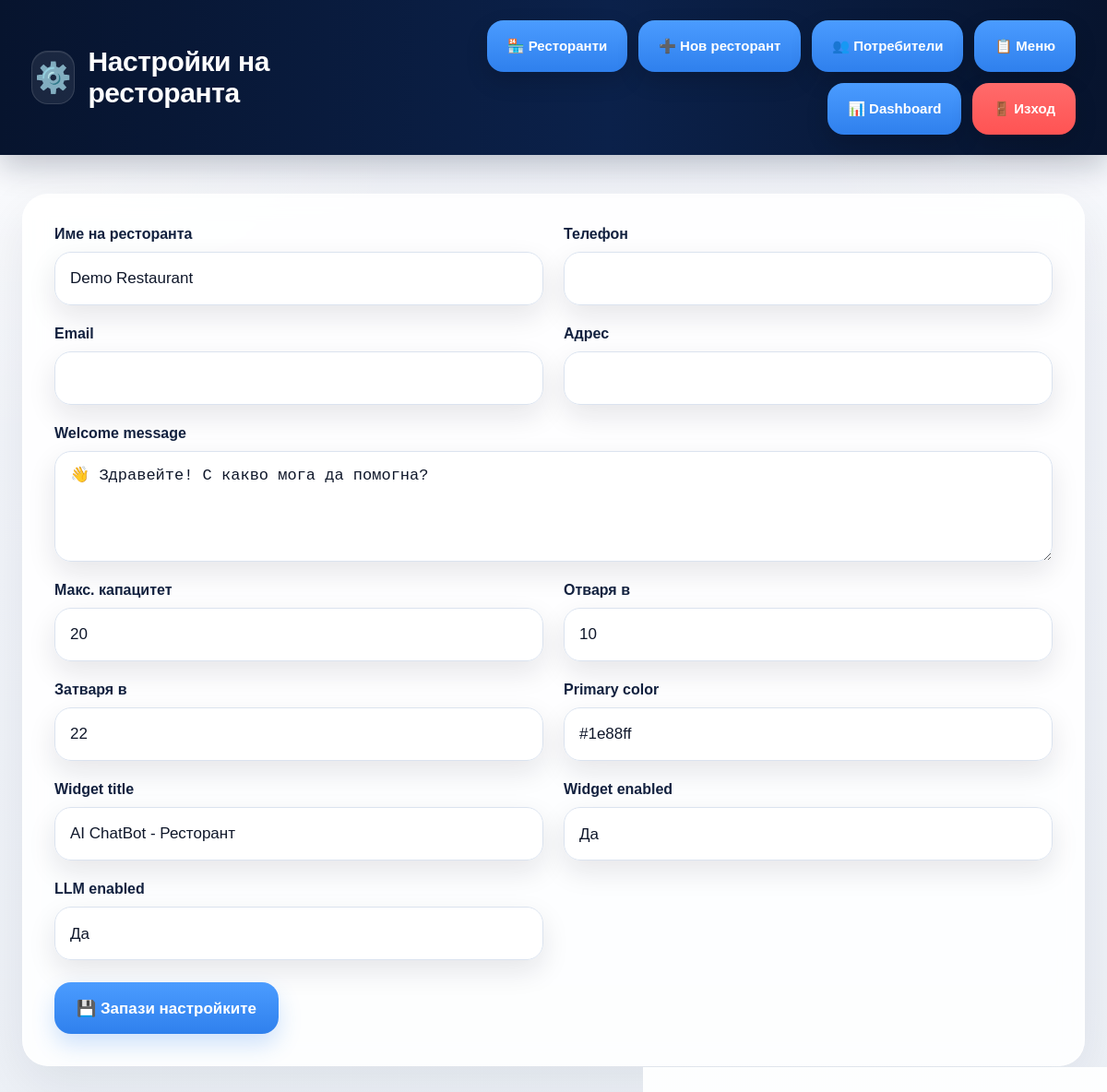
The app's page /settings (signed in) with its own data.
### tables this page shows
CREATE TABLE tenant_settings (
        id INTEGER PRIMARY KEY AUTOINCREMENT,
        tenant_id INTEGER NOT NULL UNIQUE,
        restaurant_name TEXT,
        phone TEXT,
        email TEXT,
        address TEXT,
        welcome_message TEXT,
        max_capacity INTEGER DEFAULT 20,
        open_hour INTEGER DEFAULT 10,
        close_hour INTEGER DEFAULT 22,
        primary_color TEXT DEFAULT '#1e88ff',
        widget_title TEXT DEFAULT 'AI ChatBot - Ресторант',
        widget_enabled INTEGER DEFAULT 1,
        llm_enabled INTEGER DEFAULT 0,
        FOREIGN KEY (tenant_id) REFERENCES tenants(id)
    );

### app.py (the view, shortened to what this page needs)
@app.route("/settings", methods=["GET", "POST"])
def settings():
    user = current_user()
    if not user:
        return redirect("/login")
    if not has_role("super_admin", "owner", "admin"):
        return redirect("/dashboard")
    tenant_id = user["tenant_id"]
    settings_data = get_tenant_settings(tenant_id)
    saved = request.args.get("saved") == "1"
    return render_template(
        "settings.html",
        settings=settings_data,
        saved=saved,
        role=user["role"]
    )

### app.py (called while the page is built)
def current_user():
    return session.get("user")

def has_role(*allowed_roles):
    user = current_user()
    if not user:
        return False
    return user.get("role") in allowed_roles

### database.py (called while the page is built)
def get_absolute_database_path():
    if os.path.isabs(DATABASE_PATH):
        return DATABASE_PATH
    return os.path.abspath(os.path.join(BASE_DIR, DATABASE_PATH))

def ensure_data_dir():
    db_path = get_absolute_database_path()
    data_dir = os.path.dirname(db_path)
    os.makedirs(data_dir, exist_ok=True)

def get_db():
    ensure_data_dir()
    db_path = get_absolute_database_path()
    conn = sqlite3.connect(db_path)
    conn.row_factory = sqlite3.Row
    return conn

### services/tenants.py (called while the page is built)
def get_tenant_settings(tenant_id):
    db = get_db()
    row = db.execute("""
        SELECT * FROM tenant_settings
        WHERE tenant_id = ?
    """, (tenant_id,)).fetchone()
    db.close()
    return dict(row) if row else None

### templates/settings.html (shortened to what this page needs)
<!DOCTYPE html>
<html lang="bg">
<head>
    <link rel="stylesheet" href="/static/style.css">
</head>
<body class="dashboard-page">
    <div class="header">
        <div class="brand-wrap">
            <div class="brand-icon">⚙️</div>
            <h1>Настройки на ресторанта</h1>
        </div>
        <div class="header-actions">
            {% if role == "super_admin" %}
                <a class="top-btn" href="/restaurants">🏪 Ресторанти</a>
                <a class="top-btn" href="/create-restaurant">➕ Нов ресторант</a>
                <a class="top-btn" href="/users">👥 Потребители</a>
                <a class="top-btn" href="/menu-manager">📋 Меню</a>
                <a class="top-btn" href="/dashboard">📊 Dashboard</a>
            {% elif role == "owner" %}
                <a class="top-btn" href="/users">👥 Потребители</a>
                <a class="top-btn" href="/menu-manager">📋 Меню</a>
                <a class="top-btn" href="/dashboard">📊 Dashboard</a>
            {% elif role == "admin" %}
                <a class="top-btn" href="/users">👥 Потребители</a>
                <a class="top-btn" href="/menu-manager">📋 Меню</a>
                <a class="top-btn" href="/dashboard">📊 Dashboard</a>
            {% endif %}
            <a class="logout-btn" href="/logout">🚪 Изход</a>
        </div>
    </div>
    <div class="container">
        <div class="settings-card">
            <form method="POST" action="/settings">
                <div class="settings-grid">
                    <div class="settings-field">
                        <label>Име на ресторанта</label>
                        <input type="text" name="restaurant_name" value="{{ settings.restaurant_name or '' }}">
                    </div>
                    <div class="settings-field">
                        <label>Телефон</label>
                        <input type="text" name="phone" value="{{ settings.phone or '' }}">
                    </div>
                    <div class="settings-field">
                        <label>Email</label>
                        <input type="text" name="email" value="{{ settings.email or '' }}">
                    </div>
                    <div class="settings-field">
                        <label>Адрес</label>
                        <input type="text" name="address" value="{{ settings.address or '' }}">
                    </div>
                    <div class="settings-field settings-full">
                        <label>Welcome message</label>
                        <textarea name="welcome_message">{{ settings.welcome_message or '' }}</textarea>
                    </div>
                    <div class="settings-field">
                        <label>Макс. капацитет</label>
                        <input type="number" name="max_capacity" value="{{ settings.max_capacity or 20 }}">
                    </div>
                    <div class="settings-field">
                        <label>Отваря в</label>
                        <input type="number" name="open_hour" value="{{ settings.open_hour or 10 }}">
                    </div>
                    <div class="settings-field">
                        <label>Затваря в</label>
                        <input type="number" name="close_hour" value="{{ settings.close_hour or 22 }}">
                    </div>
                    <div class="settings-field">
                        <label>Primary color</label>
                        <input type="text" name="primary_color" value="{{ settings.primary_color or '#1e88ff' }}">
                    </div>
                    <div class="settings-field">
                        <label>Widget title</label>
                        <input type="text" name="widget_title" value="{{ settings.widget_title or 'AI ChatBot - Ресторант' }}">
                    </div>
                    <div class="settings-field">
                        <label>Widget enabled</label>
                        <select name="widget_enabled">
                            <option value="1" {% if settings.widget_enabled == 1 %}selected{% endif %}>Да</option>
                        </select>
                    </div>
                    <div class="settings-field">
                        <label>LLM enabled</label>
                        <select name="llm_enabled">
                            <option value="1" {% if settings.llm_enabled == 1 %}selected{% endif %}>Да</option>
                        </select>
                    </div>
                </div>
                <div class="settings-actions">
                    <button class="save-settings-btn" type="submit">💾 Запази настройките</button>
                </div>
            </form>
        </div>
    </div>
</body>
</html>

### static/style.css (style rules this page uses)
* { box-sizing: border-box; }
:root { --navy-1: #07142e; --navy-2: #0b214a; --blue-1: #4b9cff; --blue-2: #2f80ed; --red-1: #ff6b6b; --red-2: #ff5353; --green-1: #28d7a1; --green-2: #18c58f; --bg-1: #f5f7fc; --bg-2: #edf1f7; --card: rgba(255, 255, 255, 0.88); --card-border: rgba(255,255,255,0.65); --text: #0f172a; --muted: #6b7280; --shadow-1: 0 20px 60px rgba(15, 23, 42, 0.08); --shadow-2: 0 12px 30px rgba(15, 23, 42, 0.10); --radius-xl: 28px; --radius-lg: 22px; --radius-md: 16px; }
html, body { margin: 0; padding: 0; font-family: Arial, sans-serif; color: var(--text); }
.dashboard-page { min-height: 100vh; background: radial-gradient(circle at top left, rgba(255,255,255,0.8), transparent 28%), radial-gradient(circle at top right, rgba(255,255,255,0.55), transparent 22%), linear-gradient(180deg, var(--bg-1) 0%, var(--bg-2) 100%); }
.header { position: sticky; top: 0; z-index: 50; background: linear-gradient(90deg, var(--navy-1) 0%, var(--navy-2) 55%, var(--navy-1) 100%); color: white; padding: 22px 34px; display: flex; align-items: center; justify-content: space-between; gap: 20px; box-shadow: 0 12px 32px rgba(7, 20, 46, 0.24); }
.brand-wrap { display: flex; align-items: center; gap: 14px; min-width: 0; }
.brand-icon { width: 58px; height: 58px; border-radius: 18px; display: flex; align-items: center; justify-content: center; font-size: 32px; background: rgba(255,255,255,0.08); border: 1px solid rgba(255,255,255,0.12); box-shadow: inset 0 1px 0 rgba(255,255,255,0.08); }
.header h1 { margin: 0; font-size: 30px; font-weight: 800; letter-spacing: -0.4px; }
.header-actions { display: flex; flex-wrap: wrap; justify-content: flex-end; gap: 12px; }
.top-btn, .settings-btn, .logout-btn { text-decoration: none; border: none; cursor: pointer; display: inline-flex; align-items: center; justify-content: center; gap: 8px; min-height: 56px; padding: 0 22px; border-radius: 18px; color: white; font-size: 15px; font-weight: 800; box-shadow: 0 10px 24px rgba(0,0,0,0.16); transition: transform 0.18s ease, box-shadow 0.18s ease, opacity 0.18s ease; }
.top-btn, .settings-btn { background: linear-gradient(180deg, var(--blue-1) 0%, var(--blue-2) 100%); }
.logout-btn { background: linear-gradient(180deg, var(--red-1) 0%, var(--red-2) 100%); }
.container { width: min(1440px, calc(100% - 48px)); margin: 0 auto; padding: 42px 0 54px; }
.stat-card, .card, .settings-card, .table-card, .table-wrap { background: var(--card); backdrop-filter: blur(12px); border: 1px solid var(--card-border); box-shadow: var(--shadow-1); }
.settings-card { border-radius: var(--radius-xl); padding: 34px; margin-bottom: 24px; }
.settings-grid { display: grid; grid-template-columns: repeat(2, minmax(0, 1fr)); gap: 22px; }
.settings-field { display: flex; flex-direction: column; gap: 10px; }
.settings-field label { display: block; font-size: 16px; font-weight: 800; color: #12213f; }
.settings-full { grid-column: 1 / -1; }
.settings-field input, .settings-field select, .settings-field textarea, .modal-content input, .modal-content select { width: 100%; min-height: 58px; border: 1px solid #dbe3ef; border-radius: 18px; background: rgba(255,255,255,0.95); padding: 14px 16px; font-size: 17px; color: var(--text); outline: none; box-shadow: var(--shadow-2); appearance: none; -webkit-appearance: none; -moz-appearance: none; }
.settings-field textarea { min-height: 120px; resize: vertical; padding-top: 14px; }
.settings-actions { margin-top: 24px; }
.save-settings-btn, .save-btn, .close-btn { border: none; cursor: pointer; border-radius: 18px; min-height: 56px; padding: 0 24px; font-size: 17px; font-weight: 800; }
.save-settings-btn, .save-btn { color: white; background: linear-gradient(180deg, var(--blue-1) 0%, var(--blue-2) 100%); box-shadow: 0 12px 24px rgba(47, 128, 237, 0.22); }

### records on screen
tenant_settings: restaurant_name "Demo Restaurant", welcome_message "👋 Здравейте! С какво мога да помогна?", max_capacity "20", open_hour "10", close_hour "22", primary_color "#1e88ff", widget_title "AI ChatBot - Ресторант", widget_enabled "Да", llm_enabled "Да"
